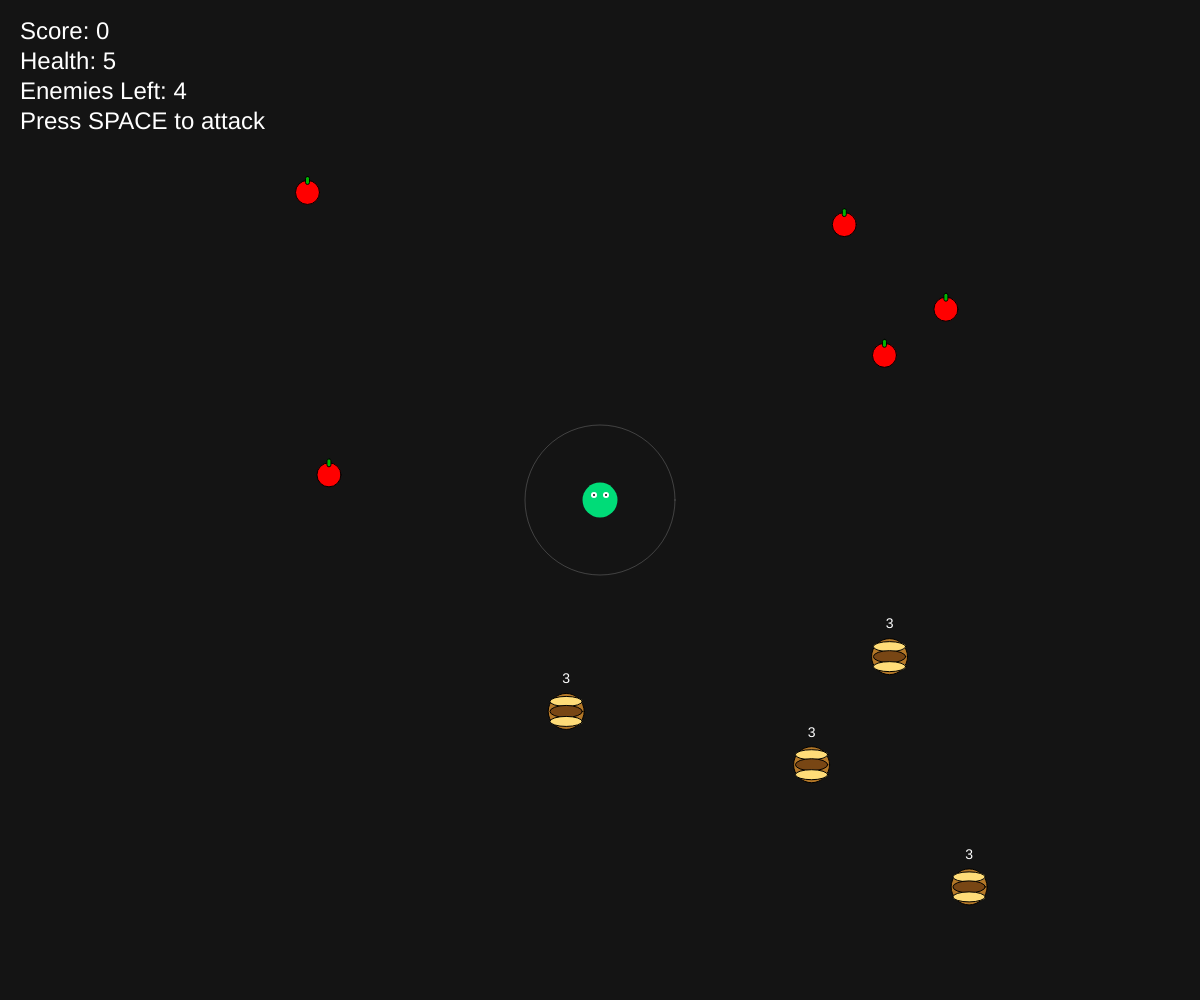
Frame 1 (no input)
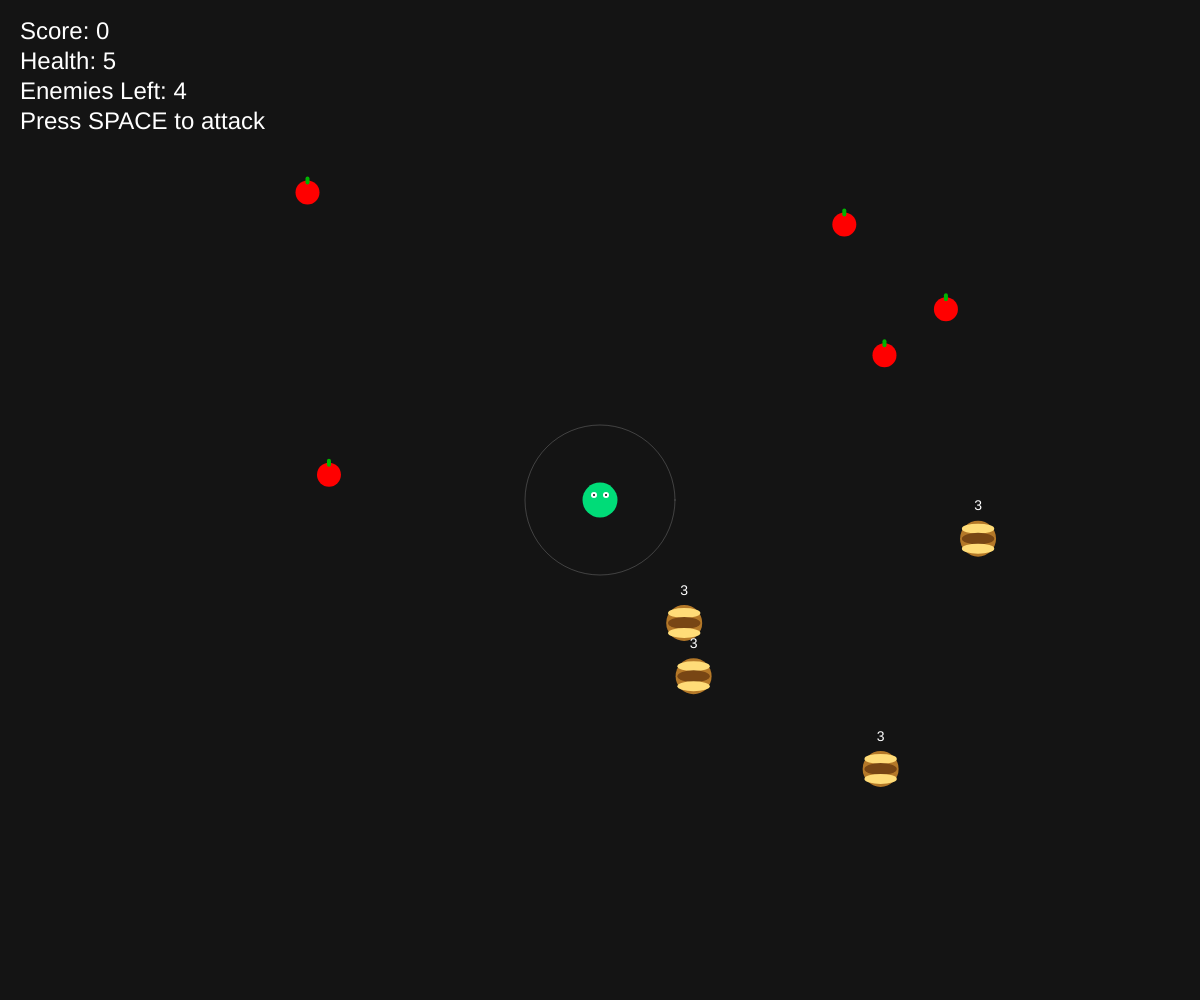
Frame 60 (no input)
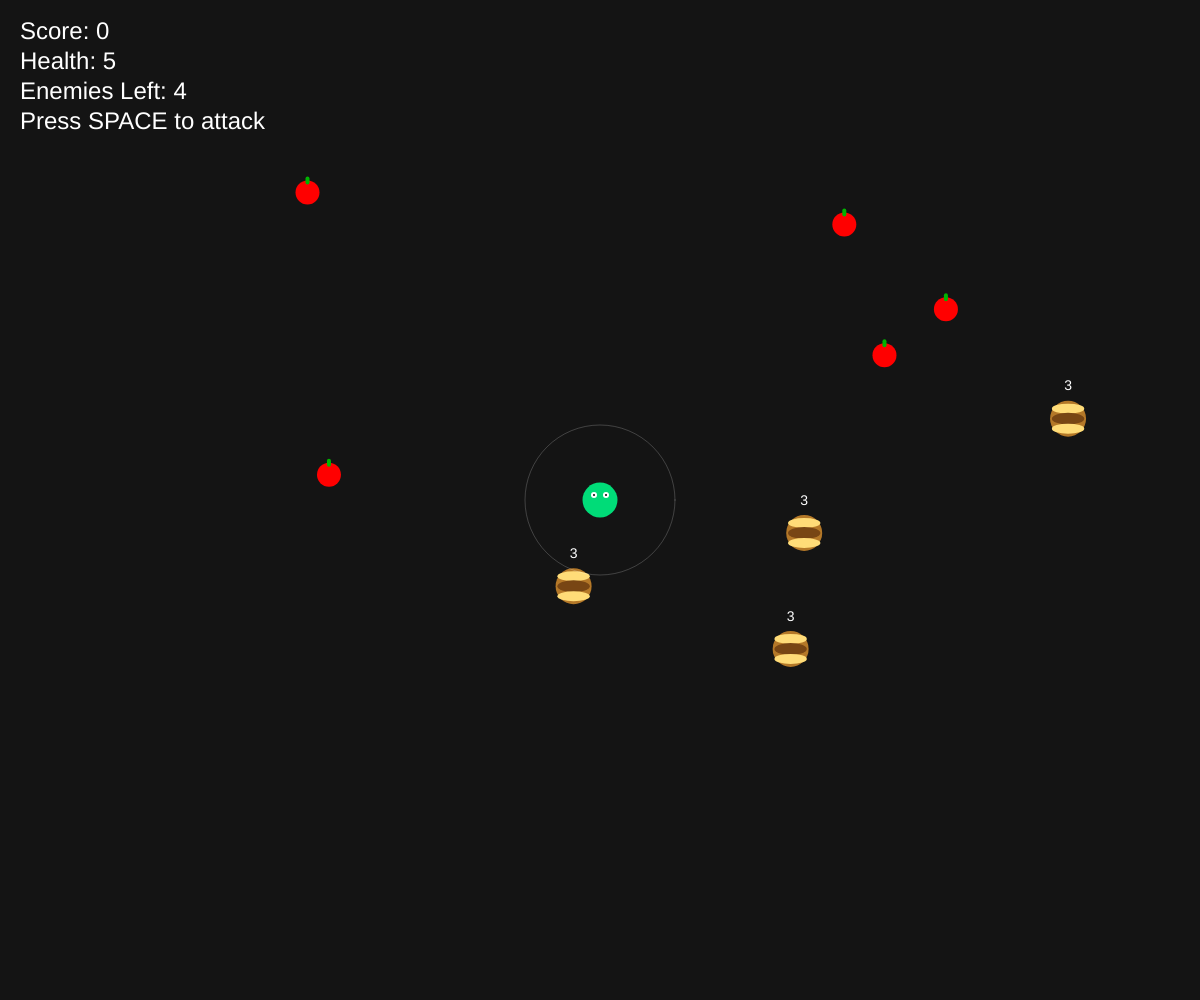
Frame 120 (the mouse pressed at the canvas centre since frame 60)

The p5.js sketch that drew these frames (run headless with seeded random() and noise() and a simulated clock; from frame 60 on, the mouse is pressed at the canvas centre):

// p5.js sketch
// ── sketch.js
let snake;
let foods = [];
let enemies = [];
let particles = [];

let score = 0;
let playerHealth = 5;

let gameWon = false;
let gameOver = false;

function setup() {
  createCanvas(windowWidth, windowHeight);

  snake = {
    x: width / 2,
    y: height / 2,
    size: 35,
    speed: 5,
    attackRange: 75,
    attackCooldown: 0
  };

  // at least 5 good food items
  for (let i = 0; i < 5; i++) {
    foods.push(new Food());
  }

  // bad objects / enemies
  for (let i = 0; i < 4; i++) {
    enemies.push(new Enemy());
  }

  textFont("Arial");
}

function draw() {
  background(20);

  if (gameWon) {
    showWinScreen();
    return;
  }

  if (gameOver) {
    showGameOverScreen();
    return;
  }

  handlePlayerMovement();
  updateAttackCooldown();

  // draw and update player
  drawSnake();

  // good food
  for (let i = 0; i < foods.length; i++) {
    foods[i].show();

    if (dist(snake.x, snake.y, foods[i].x, foods[i].y) < (snake.size / 2 + foods[i].size / 2)) {
      score += 1;
      foods[i].respawn();
    }
  }

  // enemies
  for (let i = enemies.length - 1; i >= 0; i--) {
    enemies[i].update();
    enemies[i].show();

    // enemy touches player = player takes damage
    if (dist(snake.x, snake.y, enemies[i].x, enemies[i].y) < (snake.size / 2 + enemies[i].size / 2)) {
      if (frameCount % 20 === 0) {
        playerHealth -= 1;
      }
    }

    // remove enemy if dead
    if (enemies[i].health <= 0) {
      enemies.splice(i, 1);
    }
  }

  // particles
  for (let i = particles.length - 1; i >= 0; i--) {
    particles[i].update();
    particles[i].show();

    if (particles[i].finished()) {
      particles.splice(i, 1);
    }
  }

  // win condition
  if (enemies.length === 0) {
    gameWon = true;
  }

  // lose condition
  if (playerHealth <= 0) {
    gameOver = true;
  }

  drawHUD();
}

function handlePlayerMovement() {
  if (keyIsDown(LEFT_ARROW) || keyIsDown(65)) {
    snake.x -= snake.speed;
  }
  if (keyIsDown(RIGHT_ARROW) || keyIsDown(68)) {
    snake.x += snake.speed;
  }
  if (keyIsDown(UP_ARROW) || keyIsDown(87)) {
    snake.y -= snake.speed;
  }
  if (keyIsDown(DOWN_ARROW) || keyIsDown(83)) {
    snake.y += snake.speed;
  }

  // keep player on screen
  snake.x = constrain(snake.x, snake.size / 2, width - snake.size / 2);
  snake.y = constrain(snake.y, snake.size / 2, height - snake.size / 2);
}

function drawSnake() {
  push();
  noStroke();
  fill(0, 220, 120);
  ellipse(snake.x, snake.y, snake.size);

  // eyes
  fill(255);
  ellipse(snake.x - 6, snake.y - 5, 6);
  ellipse(snake.x + 6, snake.y - 5, 6);

  fill(0);
  ellipse(snake.x - 6, snake.y - 5, 2);
  ellipse(snake.x + 6, snake.y - 5, 2);
  pop();
}

function keyPressed() {
  // space bar attack
  if (key === " " && snake.attackCooldown <= 0 && !gameWon && !gameOver) {
    attackEnemies();
    snake.attackCooldown = 20;
  }
}

function attackEnemies() {
  for (let i = enemies.length - 1; i >= 0; i--) {
    let d = dist(snake.x, snake.y, enemies[i].x, enemies[i].y);

    if (d <= snake.attackRange) {
      enemies[i].health -= 1;

      // particles appear only during attack event
      for (let j = 0; j < 12; j++) {
        particles.push(new Particle(enemies[i].x, enemies[i].y));
      }
    }
  }
}

function updateAttackCooldown() {
  if (snake.attackCooldown > 0) {
    snake.attackCooldown--;
  }
}

function drawHUD() {
  fill(255);
  textSize(24);
  textAlign(LEFT, TOP);
  text("Score: " + score, 20, 20);
  text("Health: " + playerHealth, 20, 50);
  text("Enemies Left: " + enemies.length, 20, 80);
  text("Press SPACE to attack", 20, 110);

  // attack range ring for clarity
  noFill();
  stroke(255, 255, 255, 50);
  ellipse(snake.x, snake.y, snake.attackRange * 2);
  noStroke();
}

function showWinScreen() {
  background(10, 80, 20);
  fill(255);
  textAlign(CENTER, CENTER);
  textSize(52);
  text("YOU WIN!", width / 2, height / 2 - 30);
  textSize(28);
  text("Final Score: " + score, width / 2, height / 2 + 25);
}

function showGameOverScreen() {
  background(90, 10, 10);
  fill(255);
  textAlign(CENTER, CENTER);
  textSize(52);
  text("GAME OVER", width / 2, height / 2 - 30);
  textSize(28);
  text("Final Score: " + score, width / 2, height / 2 + 25);
}

function windowResized() {
  resizeCanvas(windowWidth, windowHeight);
}

// -------------------- CLASSES --------------------

class Food {
  constructor() {
    this.size = 24;
    this.respawn();
  }

  respawn() {
    this.x = random(30, width - 30);
    this.y = random(30, height - 30);
  }

  show() {
    push();
    fill(255, 0, 0);
    ellipse(this.x, this.y, this.size);

    fill(0, 180, 0);
    rect(this.x - 2, this.y - 16, 4, 8, 2);
    pop();
  }
}

class Enemy {
  constructor() {
    this.size = 36;
    this.x = random(50, width - 50);
    this.y = random(50, height - 50);
    this.vx = random([-2, -1.5, 1.5, 2]);
    this.vy = random([-2, -1.5, 1.5, 2]);
    this.health = 3;
  }

  update() {
    this.x += this.vx;
    this.y += this.vy;

    // bounce off edges
    if (this.x < this.size / 2 || this.x > width - this.size / 2) {
      this.vx *= -1;
    }

    if (this.y < this.size / 2 || this.y > height - this.size / 2) {
      this.vy *= -1;
    }
  }

  show() {
    push();
    fill(180, 120, 40);
    ellipse(this.x, this.y, this.size);

    fill(255, 220, 120);
    ellipse(this.x, this.y - 10, this.size * 0.9, 10);

    fill(120, 70, 20);
    ellipse(this.x, this.y, this.size * 0.9, 12);

    fill(255, 220, 120);
    ellipse(this.x, this.y + 10, this.size * 0.9, 10);

    // health text
    fill(255);
    textSize(14);
    textAlign(CENTER, CENTER);
    text(this.health, this.x, this.y - 32);
    pop();
  }
}

class Particle {
  constructor(x, y) {
    this.x = x;
    this.y = y;
    this.vx = random(-3, 3);
    this.vy = random(-3, 3);
    this.alpha = 255;
    this.size = random(4, 8);
  }

  update() {
    this.x += this.vx;
    this.y += this.vy;
    this.alpha -= 8;
    this.size *= 0.97;
  }

  show() {
    push();
    noStroke();
    fill(255, 200, 50, this.alpha);
    ellipse(this.x, this.y, this.size);
    pop();
  }

  finished() {
    return this.alpha <= 0;
  }
}
